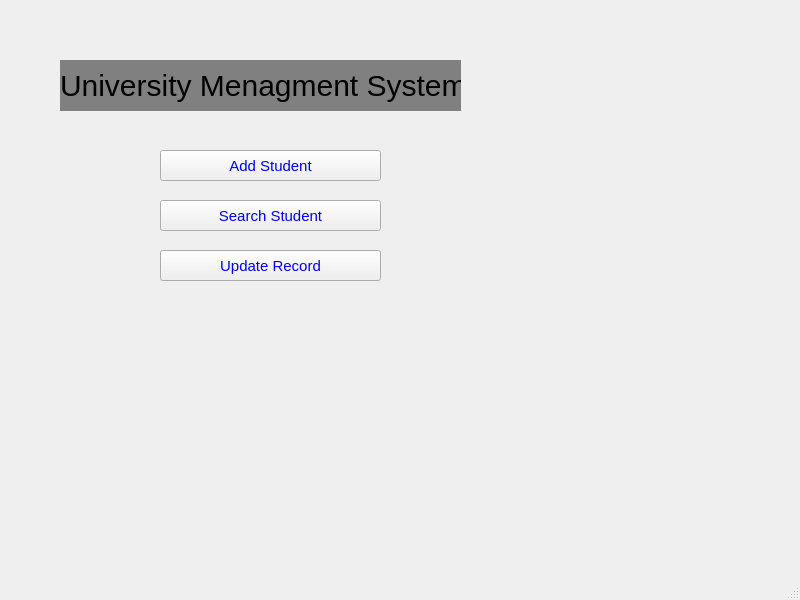
<?xml version="1.0" encoding="UTF-8"?>
<ui version="4.0">
 <class>MainWindow</class>
 <widget class="QMainWindow" name="MainWindow">
  <property name="geometry">
   <rect>
    <x>0</x>
    <y>0</y>
    <width>800</width>
    <height>600</height>
   </rect>
  </property>
  <property name="windowTitle">
   <string>MainWindow</string>
  </property>
  <widget class="QWidget" name="centralwidget">
   <widget class="QLabel" name="label">
    <property name="geometry">
     <rect>
      <x>60</x>
      <y>60</y>
      <width>401</width>
      <height>51</height>
     </rect>
    </property>
    <property name="styleSheet">
     <string notr="true">QLabel{
font-size:30px;
background:light gray;
colour:white;
}</string>
    </property>
    <property name="text">
     <string>University Menagment System</string>
    </property>
   </widget>
   <widget class="QPushButton" name="pushButton">
    <property name="geometry">
     <rect>
      <x>160</x>
      <y>150</y>
      <width>221</width>
      <height>31</height>
     </rect>
    </property>
    <property name="styleSheet">
     <string notr="true">QPushButton{font-size:15px;
color:blue;
}</string>
    </property>
    <property name="text">
     <string>Add Student</string>
    </property>
   </widget>
   <widget class="QPushButton" name="pushButton_2">
    <property name="geometry">
     <rect>
      <x>160</x>
      <y>200</y>
      <width>221</width>
      <height>31</height>
     </rect>
    </property>
    <property name="styleSheet">
     <string notr="true">QPushButton{font-size:15px;
color:blue;
}</string>
    </property>
    <property name="text">
     <string>Search Student</string>
    </property>
   </widget>
   <widget class="QPushButton" name="pushButton_3">
    <property name="geometry">
     <rect>
      <x>160</x>
      <y>250</y>
      <width>221</width>
      <height>31</height>
     </rect>
    </property>
    <property name="styleSheet">
     <string notr="true">QPushButton{font-size:15px;
color:blue;
}</string>
    </property>
    <property name="text">
     <string>Update Record</string>
    </property>
   </widget>
  </widget>
  <widget class="QMenuBar" name="menubar">
   <property name="geometry">
    <rect>
     <x>0</x>
     <y>0</y>
     <width>800</width>
     <height>21</height>
    </rect>
   </property>
  </widget>
  <widget class="QStatusBar" name="statusbar"/>
 </widget>
 <resources/>
 <connections/>
</ui>
